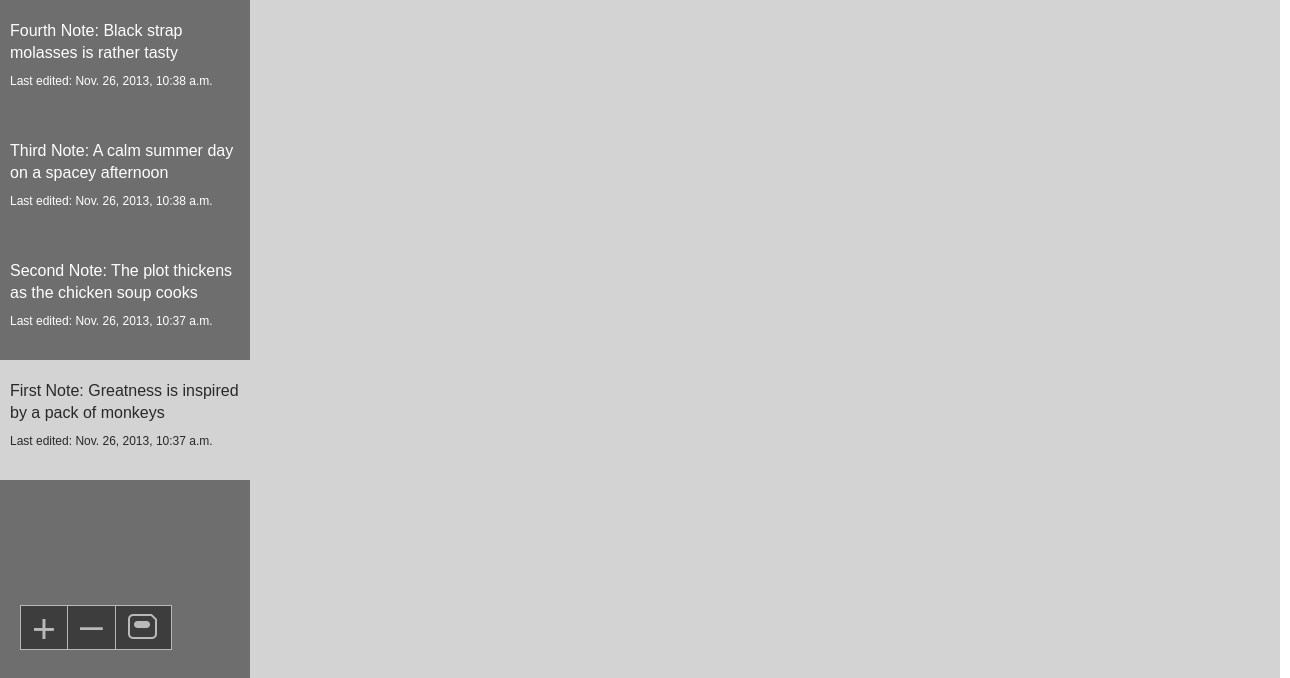
Page /notes/1/ on the earlier database version.
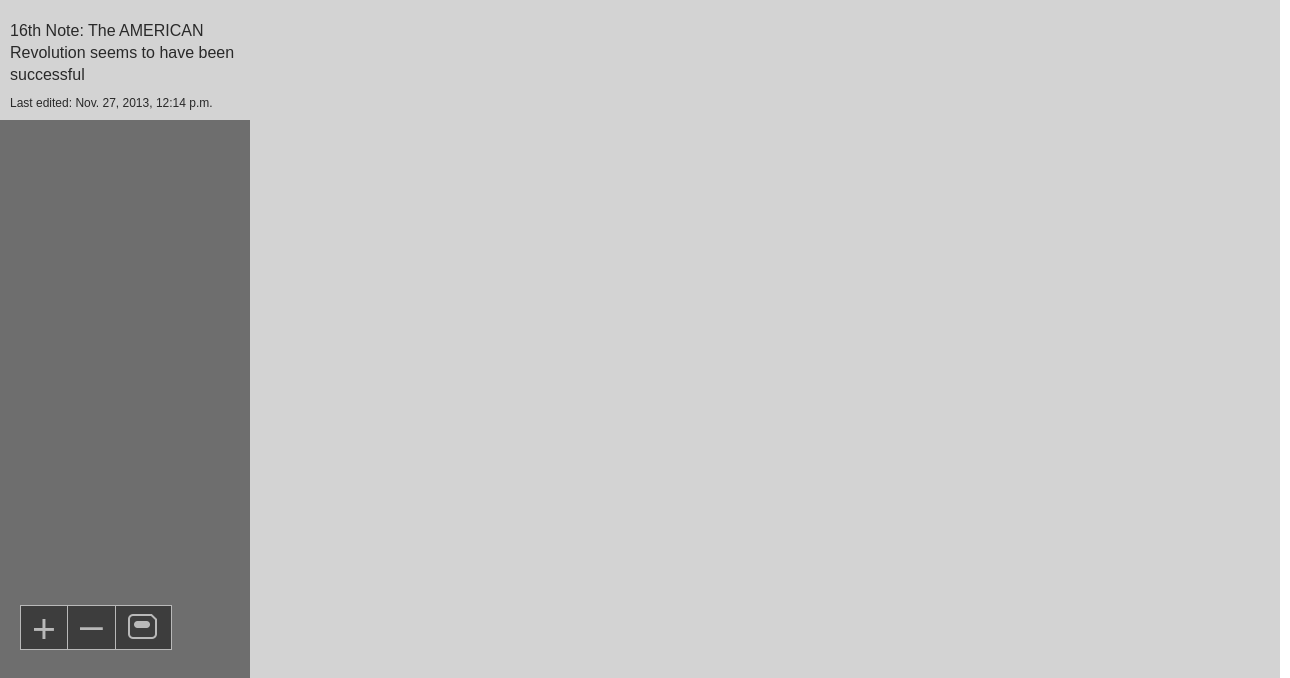
Same page on the later database version.
### notes/models.py (models this page shows, shortened)
class Note(models.Model):
	title = models.CharField(max_length=100)
	content = models.TextField()
	first_published_date = models.DateTimeField(auto_now=True)
	last_update_date = models.DateTimeField(auto_now=True)

### notes/views.py (the view)
# urls.py: url(r'^(?P<note_id>\d+)/$', views.read, name='read'),
def read(request, note_id):
	list_of_notes = Note.objects.all().order_by('-last_update_date')
	template = 'notes/base.html'
	target = Note.objects.get(id=note_id)
	context = {'list_of_notes': list_of_notes, 'target': target}
	return render(request, template, context)

### notes/templates/notes/base.html (shortened to what this page needs)
<!DOCTYPE html>
 <html class="no-js">
    <head>
        {% load staticfiles %}
        <link rel="stylesheet" type="text/css" href="{% static 'notes/style.css' %}" />
    </head>
    <body>
        <div class="main_container">
            {% if not deleted %}
                <form action="/notes/" method="post">{% csrf_token %}
            {% else %}
                <form method="post" action="javascript:;">
            {% endif %}
            <section class="notes_list">
                {% block empty %}
                    {% if list_of_notes %}
                        {% for note in list_of_notes %}
                            <a href="{% url 'notes:read' note_id=note.id %}">
                                <div class="note_selector {% if note.id == target.id %} selected {% endif %}">
                                <h2>{{ note.title }}</h2>
                                <p>Last edited: {{ note.last_update_date }}</p>
                                </div>
                            </a>
                        {% endfor %}
                    {% endif %}
                <div class="nav_buttons">
                    <input type="submit" value="+">
                    <a href="{% if not deleted %}{% url 'notes:delete' note_id=target.id %}{% else %}javascript:;{% endif %}">–</a>
                    <a href=""><img src="{% static 'notes/savedisk.png' %}" alt="Save" title="save"></a>
                </div>
            </section>
            <section class="note_text">
                {% if list_of_notes %}
                    {% if newspace %}
                        <a href="javascript:;">
                            <div class="note_selector selected">
                                <h2>New note</h2>
                                <p>To be published now</p>
                            </div>
                        </a>
                    {% else %}
                        {% if deleted %}
                            <h1>Note: {{ tempid }} was deleted</h1>
                            <p>Please enter a note</p>
                        {% else %}
                           </form>
                        {% endif %}
                    {% endif %}
                {% else %}
                    <h1>Please enter a title</h1>
                    <p>Please enter a note</p>
                {% endif %}
                {% endblock empty %}
        </div>
    </body>
</html>

Differences in the rows shown:
removed Note: title "Fourth Note: Black strap molasses is rather tasty", last_update_date "Nov. 26, 2013, 10:38 a.m."
removed Note: title "Third Note: A calm summer day on a spacey afternoon", last_update_date "Nov. 26, 2013, 10:38 a.m."
removed Note: title "Second Note: The plot thickens as the chicken soup cooks", last_update_date "Nov. 26, 2013, 10:37 a.m."
removed Note: title "First Note: Greatness is inspired by a pack of monkeys", last_update_date "Nov. 26, 2013, 10:37 a.m."
added Note: title "16th Note: The AMERICAN Revolution seems to have been successful", last_update_date "Nov. 27, 2013, 12:14 p.m."
